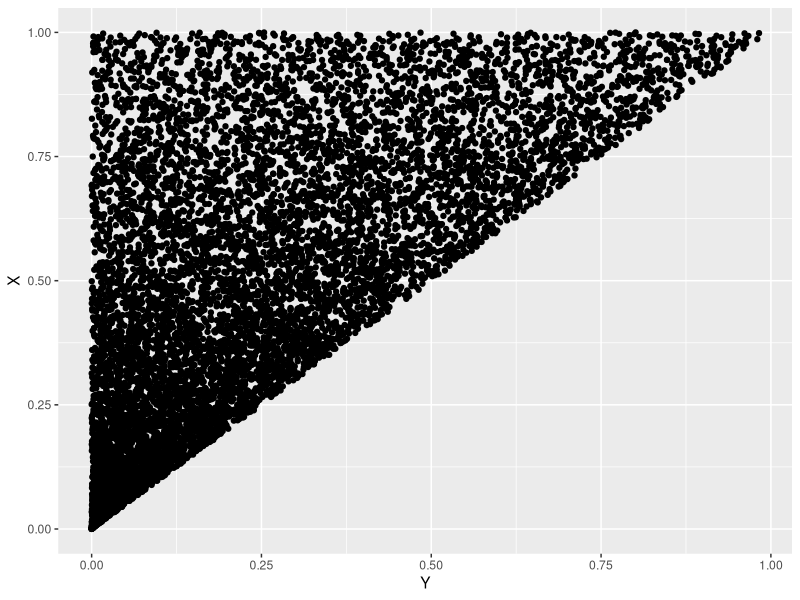
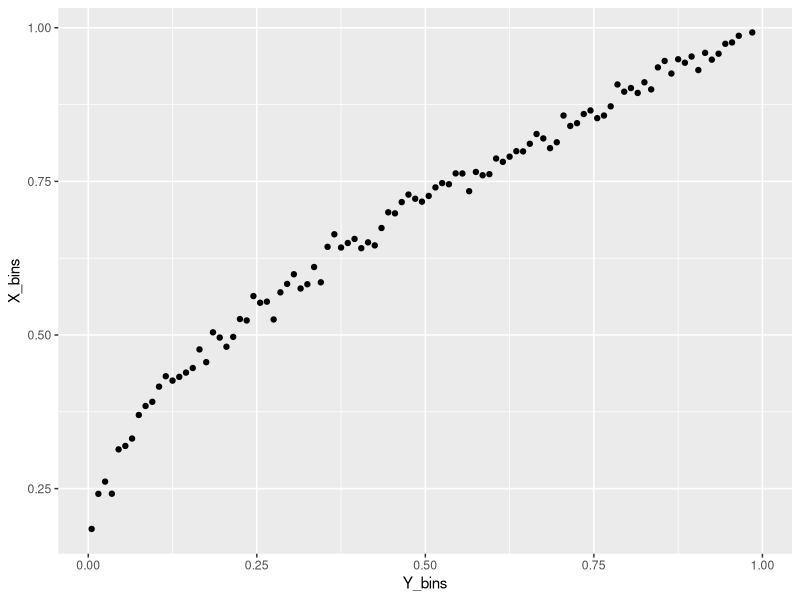
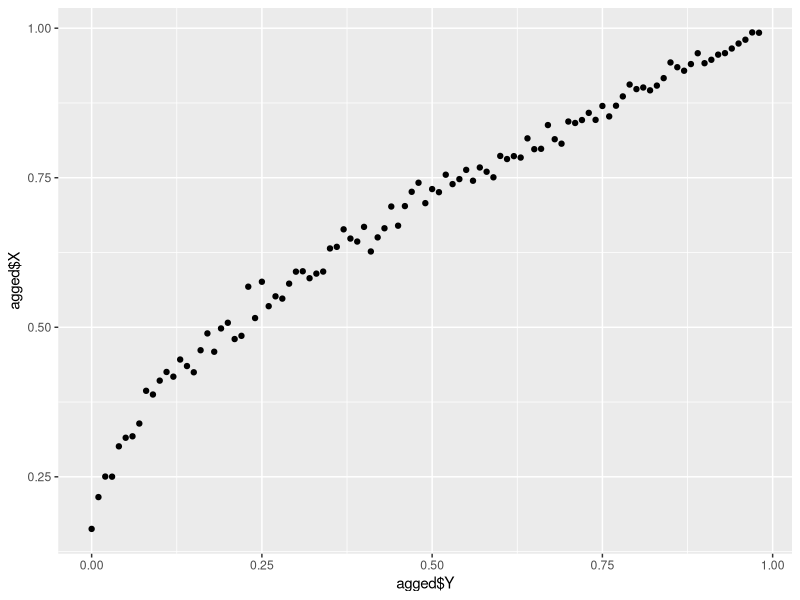
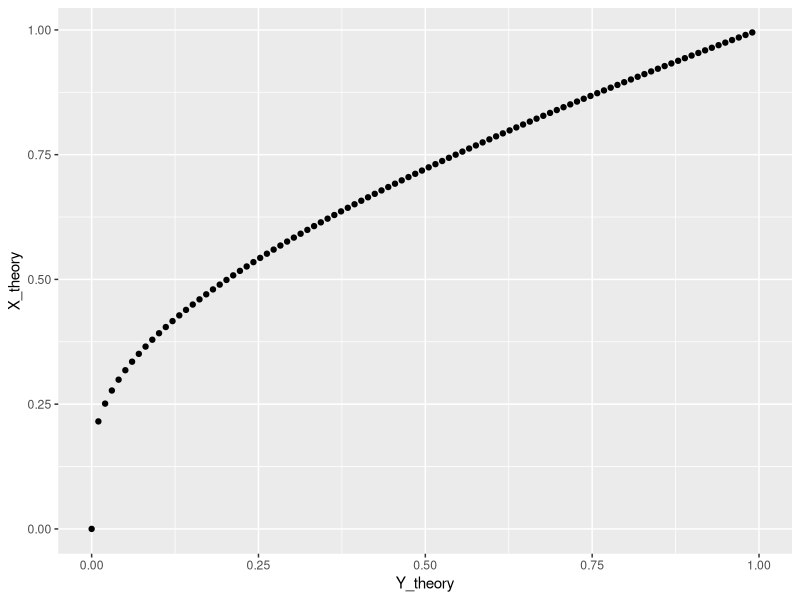

The R script that drew these images, in order: (Note: this script raises an error after producing the figures.)
library(ggplot2)
library(dplyr)
library(psych)

### Part 1 ###

# Simulate X and Y for 10000 trials
n_trials = 10000
X = runif(n_trials)
Y = runif(n_trials, max=X)
#OR
Y = X*runif(n_trials)

qplot(Y, X)

# Do the binning
bin_width = 0.01
n_bins = 1/bin_width
bin_right = 1:n_bins * bin_width
bin_left = bin_right - bin_width
X_bins = sapply(1:n_bins, function(n) mean(X[Y > bin_left[n] & Y < bin_right[n]]))
Y_bins = sapply(1:n_bins, function(n) mean(c(bin_left[n], bin_right[n])))
qplot(Y_bins, X_bins)

#OR
df = data.frame(Y = round(Y, 2), X)
agged = aggregate(df, df["Y"], FUN = mean)
qplot(agged$Y, agged$X)


# Plot theoretical result
Y_theory = seq(0, 1, length.out=n_bins)
X_theory = (Y_theory - 1) / log(Y_theory)
qplot(Y_theory, X_theory)


# Plot simulated + theoretical result
agged = data.frame(agged, Y_theory, X_theory)
ggplot(agged) + geom_point(aes(x=Y, y=X)) + geom_smooth(aes(x=Y_theory, y=X_theory))


### Part 2###

# Load dataset
help(msq)
df = msq

# Compute fraction of missing values
frac_missing = sapply(df, function(col) sum(is.na(col)) / length(col))
frac_missing[order(frac_missing, decreasing=TRUE)][1:10]

# Select subset of columns
df = select(df, Extraversion, Neuroticism, active:scornful)

# Replace missing values with column means
for (i in 1:ncol(df)) {
  df[[i]][is.na(df[[i]])] = mean(df[[i]], na.rm=TRUE)
}

# Plots
ggplot(df, aes(x=Extraversion)) + geom_histogram()
ggplot(df, aes(x=Neuroticism)) + geom_histogram()
ggplot(df, aes(x=Extraversion)) + geom_density()
ggplot(df, aes(x=Neuroticism)) + geom_density()
ggplot(df, aes(x=Neuroticism, y=Extraversion)) + geom_point() + geom_smooth()

# Linear fits
fit_neuro = lm(Neuroticism ~ .-Extraversion, df)
fit_extra = lm(Extraversion ~ .-Neuroticism, df)

summary(fit_neuro)
summary(fit_extra)

# Coefficients
top_ten = function(coefs) coefs[order(abs(coefs), decreasing=TRUE)][1:10]
top_ten(coef(fit_neuro))
top_ten(coef(fit_extra))

### Part 3 ###

# Question 1
# SELECT faculty_name 
# FROM COURSES 
# INNER JOIN COURSE_FACULTY 
# ON course_id 
# INNER JOIN FACULTY 
# ON faculty_id 
# WHERE course_name = "whatever"

# Question 2
# The HAVING clause specifies a search condition if we use some grouping or aggregation clause like GROUP BY. 
# The WHERE clause does not apply to GROUP BY. I.e., 
# HAVING serves the function of WHERE but for a table that's been grouped by GROUP BY.

# Question 3
# See http://stackoverflow.com/a/28719292/3721976